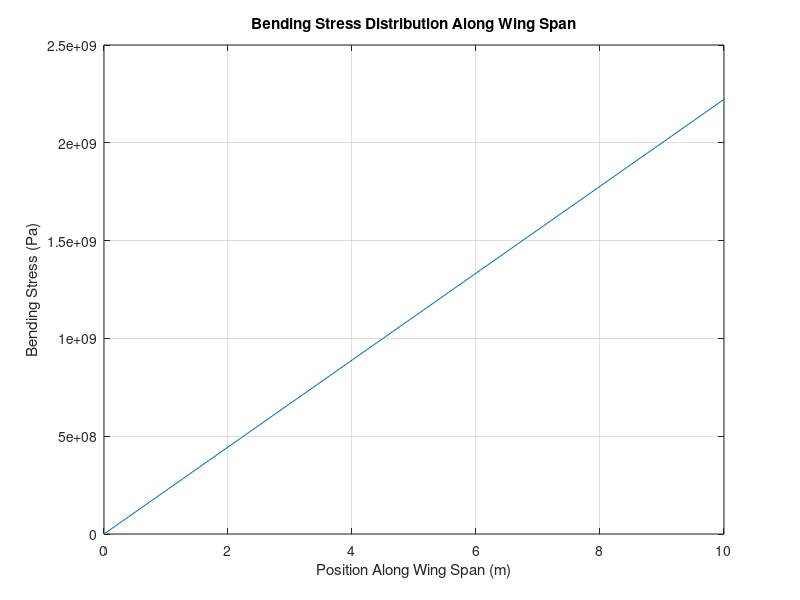

MATLAB code for this plot:
%Simple wing stress analysis, in a real scenario, you would need to 
% consider more complex wing geometries, varying load conditions, 
% detailed material properties, and potentially use finite element 
% methods for more accurate analysis.

% Wing Parameters
wing_span = 10; % in meters
wing_chord = 2; % in meters
wing_area = wing_span * wing_chord; % total area

% Material Properties
Youngs_modulus = 70e9; % in Pascals (for example, Aluminum)

% Load Parameters
uniform_load = 5000; % in Newtons per square meter

% Calculation of Bending Moment
% Assuming the maximum bending moment occurs at the root of the wing
max_bending_moment = (uniform_load * wing_area * wing_span) / 8;

% Wing Section Analysis - calculating stress at various points
num_points = 10; % number of points along the span to analyze
span_points = linspace(0, wing_span, num_points);

% Assuming a rectangular wing cross-section for simplicity
wing_height = 0.15; % in meters, thickness of the wing
wing_moment_of_inertia = (wing_chord * wing_height^3) / 12;

% Calculating bending stress
bending_stresses = max_bending_moment * span_points / wing_moment_of_inertia;

% Plotting the Bending Stress Distribution
plot(span_points, bending_stresses);
title('Bending Stress Distribution Along Wing Span');
xlabel('Position Along Wing Span (m)');
ylabel('Bending Stress (Pa)');
grid on;